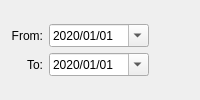
                   <widget class="QWidget" name="page_daterange">
                    <layout class="QVBoxLayout" name="verticalLayout_3">
                     <item>
                      <layout class="QGridLayout" name="gridLayout_2">
                       <item row="1" column="1">
                        <widget class="QDateEdit" name="dateEdit_dateEnd">
                         <property name="minimumSize">
                          <size>
                           <width>100</width>
                           <height>0</height>
                          </size>
                         </property>
                         <property name="autoFillBackground">
                          <bool>false</bool>
                         </property>
                         <property name="dateTime">
                          <datetime>
                           <hour>0</hour>
                           <minute>0</minute>
                           <second>0</second>
                           <year>2020</year>
                           <month>1</month>
                           <day>1</day>
                          </datetime>
                         </property>
                         <property name="minimumDateTime">
                          <datetime>
                           <hour>0</hour>
                           <minute>0</minute>
                           <second>0</second>
                           <year>2010</year>
                           <month>1</month>
                           <day>1</day>
                          </datetime>
                         </property>
                         <property name="maximumDate">
                          <date>
                           <year>2100</year>
                           <month>12</month>
                           <day>31</day>
                          </date>
                         </property>
                         <property name="displayFormat">
                          <string>yyyy/MM/dd</string>
                         </property>
                         <property name="calendarPopup">
                          <bool>true</bool>
                         </property>
                         <property name="timeSpec">
                          <enum>Qt::UTC</enum>
                         </property>
                        </widget>
                       </item>
                       <item row="0" column="0">
                        <widget class="QLabel" name="label_DateStart">
                         <property name="enabled">
                          <bool>true</bool>
                         </property>
                         <property name="frameShadow">
                          <enum>QFrame::Plain</enum>
                         </property>
                         <property name="text">
                          <string>From:</string>
                         </property>
                         <property name="alignment">
                          <set>Qt::AlignRight|Qt::AlignTrailing|Qt::AlignVCenter</set>
                         </property>
                         <property name="buddy">
                          <cstring>dateEdit_dateStart</cstring>
                         </property>
                        </widget>
                       </item>
                       <item row="1" column="0">
                        <widget class="QLabel" name="label_dateEnd">
                         <property name="enabled">
                          <bool>true</bool>
                         </property>
                         <property name="frameShadow">
                          <enum>QFrame::Plain</enum>
                         </property>
                         <property name="text">
                          <string>To:</string>
                         </property>
                         <property name="alignment">
                          <set>Qt::AlignRight|Qt::AlignTrailing|Qt::AlignVCenter</set>
                         </property>
                         <property name="buddy">
                          <cstring>dateEdit_dateEnd</cstring>
                         </property>
                        </widget>
                       </item>
                       <item row="0" column="1">
                        <widget class="QDateEdit" name="dateEdit_dateStart">
                         <property name="autoFillBackground">
                          <bool>false</bool>
                         </property>
                         <property name="dateTime">
                          <datetime>
                           <hour>0</hour>
                           <minute>0</minute>
                           <second>0</second>
                           <year>2020</year>
                           <month>1</month>
                           <day>1</day>
                          </datetime>
                         </property>
                         <property name="maximumDate">
                          <date>
                           <year>2100</year>
                           <month>12</month>
                           <day>31</day>
                          </date>
                         </property>
                         <property name="minimumDate">
                          <date>
                           <year>2010</year>
                           <month>1</month>
                           <day>1</day>
                          </date>
                         </property>
                         <property name="displayFormat">
                          <string>yyyy/MM/dd</string>
                         </property>
                         <property name="calendarPopup">
                          <bool>true</bool>
                         </property>
                         <property name="timeSpec">
                          <enum>Qt::UTC</enum>
                         </property>
                        </widget>
                       </item>
                       <item row="0" column="2">
                        <spacer name="horizontalSpacer_3">
                         <property name="orientation">
                          <enum>Qt::Horizontal</enum>
                         </property>
                         <property name="sizeHint" stdset="0">
                          <size>
                           <width>40</width>
                           <height>20</height>
                          </size>
                         </property>
                        </spacer>
                       </item>
                      </layout>
                     </item>
                    </layout>
                   </widget>
